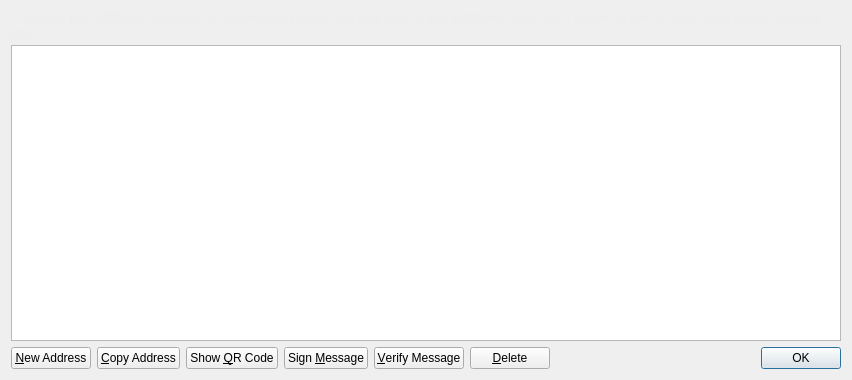
<?xml version="1.0" encoding="UTF-8"?>
<ui version="4.0">
 <class>AddressBookPage</class>
 <widget class="QWidget" name="AddressBookPage">
  <property name="geometry">
   <rect>
    <x>0</x>
    <y>0</y>
    <width>852</width>
    <height>380</height>
   </rect>
  </property>
  <property name="windowTitle">
   <string>Address Book</string>
  </property>
  <layout class="QVBoxLayout" name="verticalLayout">
   <item>
    <widget class="QLabel" name="labelExplanation">
     <property name="styleSheet">
      <string notr="true">#labelExplanation { color: #ededed; }</string>
     </property>
     <property name="text">
      <string>These are your XDDCoin addresses for receiving payments. You may want to give a different one to each sender so you can keep track of who is paying you.</string>
     </property>
     <property name="textFormat">
      <enum>Qt::PlainText</enum>
     </property>
     <property name="wordWrap">
      <bool>true</bool>
     </property>
    </widget>
   </item>
   <item>
    <widget class="QTableView" name="tableView">
     <property name="contextMenuPolicy">
      <enum>Qt::CustomContextMenu</enum>
     </property>
     <property name="toolTip">
      <string>Double-click to edit address or label</string>
     </property>
     <property name="tabKeyNavigation">
      <bool>false</bool>
     </property>
     <property name="alternatingRowColors">
      <bool>true</bool>
     </property>
     <property name="selectionMode">
      <enum>QAbstractItemView::SingleSelection</enum>
     </property>
     <property name="selectionBehavior">
      <enum>QAbstractItemView::SelectRows</enum>
     </property>
     <property name="sortingEnabled">
      <bool>true</bool>
     </property>
     <attribute name="verticalHeaderVisible">
      <bool>false</bool>
     </attribute>
    </widget>
   </item>
   <item>
    <layout class="QHBoxLayout" name="horizontalLayout">
     <item>
      <widget class="QPushButton" name="newAddressButton">
       <property name="toolTip">
        <string>Create a new address</string>
       </property>
       <property name="text">
        <string>&amp;New Address</string>
       </property>
       <property name="icon">
        <iconset resource="../bitcoin.qrc">
         <normaloff>:/icons/add</normaloff>:/icons/add</iconset>
       </property>
      </widget>
     </item>
     <item>
      <widget class="QPushButton" name="copyToClipboard">
       <property name="toolTip">
        <string>Copy the currently selected address to the system clipboard</string>
       </property>
       <property name="text">
        <string>&amp;Copy Address</string>
       </property>
       <property name="icon">
        <iconset resource="../bitcoin.qrc">
         <normaloff>:/icons/editcopy</normaloff>:/icons/editcopy</iconset>
       </property>
      </widget>
     </item>
     <item>
      <widget class="QPushButton" name="showQRCode">
       <property name="text">
        <string>Show &amp;QR Code</string>
       </property>
       <property name="icon">
        <iconset resource="../bitcoin.qrc">
         <normaloff>:/icons/qrcode</normaloff>:/icons/qrcode</iconset>
       </property>
      </widget>
     </item>
     <item>
      <widget class="QPushButton" name="signMessage">
       <property name="toolTip">
        <string>Sign a message to prove you own a XDDCoin address</string>
       </property>
       <property name="text">
        <string>Sign &amp;Message</string>
       </property>
       <property name="icon">
        <iconset resource="../bitcoin.qrc">
         <normaloff>:/icons/edit</normaloff>:/icons/edit</iconset>
       </property>
      </widget>
     </item>
     <item>
      <widget class="QPushButton" name="verifyMessage">
       <property name="toolTip">
        <string>Verify a message to ensure it was signed with a specified XDDCoin address</string>
       </property>
       <property name="text">
        <string>&amp;Verify Message</string>
       </property>
       <property name="icon">
        <iconset resource="../bitcoin.qrc">
         <normaloff>:/icons/transaction_0</normaloff>:/icons/transaction_0</iconset>
       </property>
      </widget>
     </item>
     <item>
      <widget class="QPushButton" name="deleteButton">
       <property name="toolTip">
        <string>Delete the currently selected address from the list</string>
       </property>
       <property name="text">
        <string>&amp;Delete</string>
       </property>
       <property name="icon">
        <iconset resource="../bitcoin.qrc">
         <normaloff>:/icons/remove</normaloff>:/icons/remove</iconset>
       </property>
      </widget>
     </item>
     <item>
      <spacer name="horizontalSpacer">
       <property name="orientation">
        <enum>Qt::Horizontal</enum>
       </property>
       <property name="sizeHint" stdset="0">
        <size>
         <width>40</width>
         <height>20</height>
        </size>
       </property>
      </spacer>
     </item>
     <item>
      <widget class="QDialogButtonBox" name="buttonBox">
       <property name="sizePolicy">
        <sizepolicy hsizetype="Maximum" vsizetype="Fixed">
         <horstretch>0</horstretch>
         <verstretch>0</verstretch>
        </sizepolicy>
       </property>
       <property name="standardButtons">
        <set>QDialogButtonBox::Ok</set>
       </property>
      </widget>
     </item>
    </layout>
   </item>
  </layout>
 </widget>
 <resources>
  <include location="../bitcoin.qrc"/>
 </resources>
 <connections/>
</ui>
